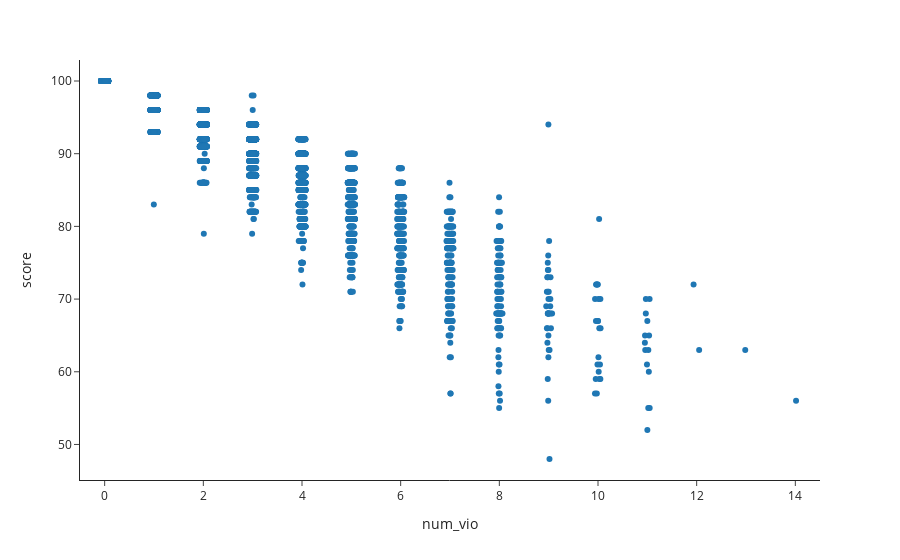

The code cell stored with this chart in its notebook:
### Code cell
px.strip(ins_and_num_vios, x="num_vio", y="score")

### Figure 1 — Plotly figure (JSON) as saved in the notebook; plotly's stock layout.template omitted (floating-point values rounded to 4 significant figures; data arrays with more than 128 entries replaced by an {"elided": "..."} marker saying what was removed)
{"data": [{"alignmentgroup": "True", "boxpoints": "all", "fillcolor": "rgba(255,255,255,0)", "hoveron": "points", "hovertemplate": "num_vio=%{x}<br>score=%{y}<extra></extra>", "legendgroup": "", "line": {"color": "rgba(255,255,255,0)"}, "marker": {"color": "#1F77B4"}, "name": "", "offsetgroup": "", "orientation": "v", "pointpos": 0, "showlegend": false, "type": "box", "x": {"elided": "5443 int values"}, "x0": " ", "xaxis": "x", "y": {"elided": "5443 int values"}, "y0": " ", "yaxis": "y"}], "layout": {"boxmode": "group", "legend": {"tracegroupgap": 0}, "margin": {"t": 60}, "xaxis": {"anchor": "y", "domain": [0, 1], "title": {"text": "num_vio"}}, "yaxis": {"anchor": "x", "domain": [0, 1], "title": {"text": "score"}}}}
